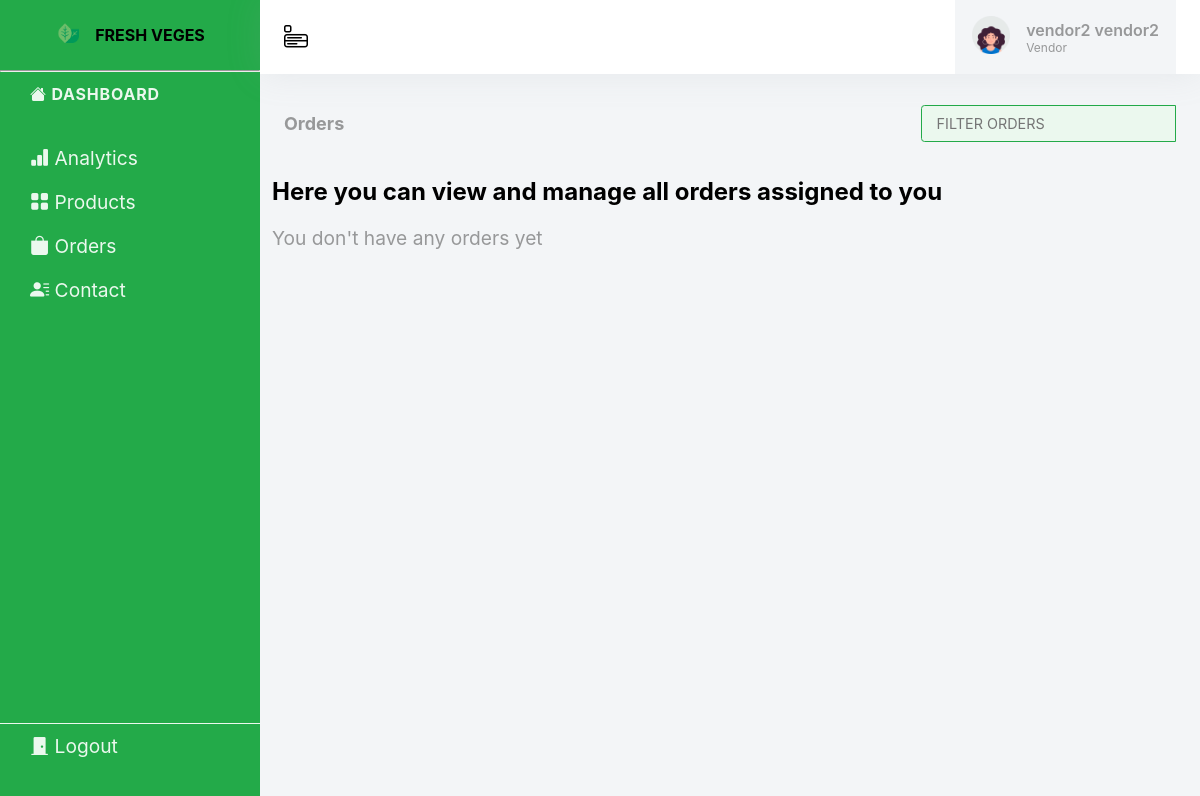
The app's page /vendor/orders (signed in), older data.
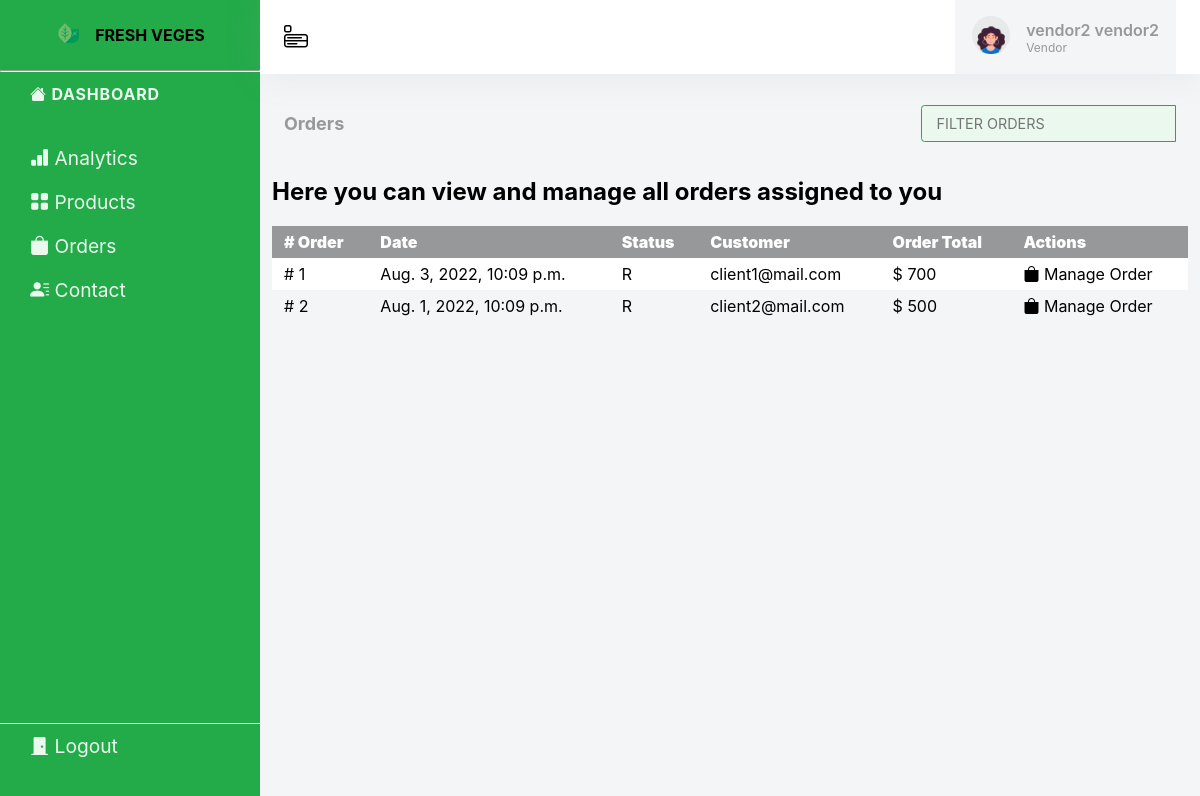
The same page, newer data.
### user/models.py (models this page shows, shortened)
class User(AbstractUser):
    first_name = models.CharField(max_length=30, blank=True, unique=False)
    last_name = models.CharField(max_length=30, blank=True, unique=False)
    email = models.EmailField(unique=True)
    phone_number = models.CharField(
        max_length=13, null=False, blank=False, unique=True)
    is_vendor = models.BooleanField(default=False, blank=True)
    username = None
    USERNAME_FIELD = "email"
    REQUIRED_FIELDS = ["phone_number"]
    objects = UserManager()

### order/models.py (models this page shows)
class Order(models.Model):
    customer = models.OneToOneField(Client, on_delete=models.CASCADE)
    status = models.CharField(
        max_length=1,
        choices=(
            ("R", "Received"),
            ("O", "In Progress"),
            ("C", "Cancelled"),
            ("F", "Fulfilled"),
        ),
        default="R",
        db_index=True
    )
    date = models.DateTimeField(verbose_name='creation date',auto_created=timezone.now())
    total = models.IntegerField()
    class Meta:
        verbose_name = 'order'
        verbose_name_plural = 'orders'
        ordering = ('-date',)

### client/models.py (models this page shows)
class Client(models.Model):
    user = models.OneToOneField(User, models.CASCADE)

### vendor/views.py (the view)
# urls.py: path("orders", dashboard_orders, name="orders"),
def dashboard_orders(request):
    vendor = get_object_or_404(Vendor, user=request.user)
    order_items = OrderItem.objects.all()
    orders = []
    for order_item in order_items:
        if order_item.product.vendor == vendor:
            if order_item.order not in orders:
                orders.append(order_item.order)
    return render(request, "vendor/dashboard-orders.html",
                  {"title": "Vendor dashboard orders", "orders": orders})

### templates/vendor/dashboard-orders.html
{% extends "base.html" %}
{% load static %}
{% block main %}
<main>
    <div class="page-title-box">
        <h4 class="page-title">Orders</h4>
        <div class="page-title-right">
            <div class="d-flex">
                <input type="search" class="form-control" name="filter-order" id="filter-order" placeholder="Filter Orders">
            </div>
        </div>
    </div>
    <div class="container">
            <h2>Here you can view and manage all orders assigned to you</h2>
        <br>
            {% if orders %}
        <table class="orders-table">
            <thead>
                <tr>
                    <th>
                        # Order
                </th>
                    <th>Date</th>
                    <th>Status</th>
                    <th>Customer</th>
                    <th>Order Total</th>
                    <th>Actions</th>
                </tr>
            </thead>
            <tbody>
                {% for order in orders %}
                <tr>
                    <td># {{order.id}} {{order.customer.first_name|capfirst}} {{order.customer.last_name|capfirst}}</td>
                    <td>{{order.date}}</td>
                    <td>{{order.status}}</td>
                    <td>{{order.customer.user.email}}</td>
                    <td>$ {{order.total}}</td>
                    <td>
                        <a href="{% url 'manage_orders' order.id%}"> <i class="bi bi-bag-fill"></i> Manage Order</a>
                    </td>
                </tr>
                {% endfor %}
            </tbody>
        </table>
            {% else %}
                <div class="alt-text">
                    <h4>
                        You don't have any orders yet
                    </h4>
                </div>
            {% endif %}
    </div>
</main>
{% endblock main %}

### templates/base.html (shortened to what this page needs)
{% load static %}
<!DOCTYPE html>
<html lang="en">
<head>
    <link rel="stylesheet" href="{% static '/css/styles.css'%}">
    <link rel="stylesheet" href="{% static '/css/main.css'%}">
    <link rel="stylesheet" href="https://cdn.jsdelivr.net/npm/bootstrap-icons@1.7.2/font/bootstrap-icons.css">
</head>
<body>
    <div class="leftside-menu">
        <span class="logo">
            <a href="main.html" class="logo-icon">
                <img src="{% static '/images/logo.png'%}" alt="">
            </a>
            <a href="text-label" class="logo-text">Fresh Veges</a>
        </span>
        <hr>
        <div class="menu-container">
            <ul class="side-nav-title">
                <ul class="side-nav">
                    <li class="side-nav-title side-nav-item">
                        <span><i class="bi bi-house-fill"></i></span>
                        <span>Dashboard</span>
                    </li>
                    <br>
                    <li class="side-nav-item menuitem-active">
                        <div>
                            <ul class="side-nav-second-level">
                                <li class="menuitem">
                                    <a href="{% url 'analytics'%}" class="active side-nav-link">
                                        <span>
                                            <i class="bi bi-bar-chart-fill"></i>
                                        </span>
                                        <span>Analytics</span>
                                    </a>
                                </li>
                                <li class="menuitem">
                                    <a href="{% url 'products'%}" class="side-nav-link">
                                        <span>
                                            <i class="bi bi-grid-fill"></i>
                                        </span>
                                        <span>Products</span>
                                    </a>
                                </li>
                                <li class="menuitem">
                                    <a href="{% url 'orders'%}" class="side-nav-link">
                                        <span>
                                            <i class="bi bi-bag-fill"></i>
                                        </span>
                                        <span>Orders</span>
                                    </a>
                                </li>
                            </ul>
                        </div>
                    </li>
                    <li class="menuitem">
                        <a href="{% url 'contact'%}" class="side-nav-link">
                            <span>
                                <i class="bi bi-person-lines-fill"></i>
                            </span>
                            <span>Contact</span>
                        </a>
                    </li>
                </ul>
                <ul class="side-nav bottom">
                    <li class="side-nav-item menuitem-active bottom">
                    <li class="menuitem">
                        <a href="{% url 'logout' %}" class="side-nav-link">
                            <span>
                                <i class="bi bi-door-closed-fill"></i>
                            </span>
                            <span>Logout</span>
                        </a>
                    </li>
                    </li>
                </ul>
            </ul>
        </div>
    </div>
    <div class="content-page">
        <nav>
            <div class="navbar-start">
                <i class="bi bi-menu-app"></i>
            </div>
            <div class="navbar-end">
                <a class="nav-link" href="#">
                    <span class="account-user-avatar">
                        <img src="{% static '/images/user.png'%}" alt="user-image" class="rounded-circle">
                    </span>
                    <span>
                        <span class="account-user-name">{{request.user.first_name}} {{request.user.last_name}}</span>
                        <span class="account-position">Vendor</span>
                    </span>
                </a>
            </div>
        </nav>
        {% block main %}
        {% endblock main %}
    </div>
</body>
</html>

### static/css/styles.css (style rules this page uses)
:root { --primaryColor: #23AA49; --gradientColor: #EBF8EE; --redColor: #FF324B; --secondaryColor: #979899; --whiteColor: #ffffff; --darkColor: #000000; --lightColor: #F3F5F7; --font-family: -apple-system, BlinkMacSystemFont, 'Segoe UI', Roboto, Oxygen, Ubuntu, Cantarell, 'Open Sans', 'Helvetica Neue', sans-serif; }
* { padding: 0; margin: 0; box-sizing: border-box; font-family: var(--font-family); }
ul { padding-left: 0; list-style-type: none; }
a { text-decoration: none; color: var(--color); }
img { width: 100%; height: auto; }
.leftside-menu { width: 260px; z-index: 10; background: var(--primaryColor); bottom: 0; position: fixed; top: 0; }
.logo { width: 100%; padding: 0 24px; height: 70px; display: flex; align-items: center; justify-content: center; gap: 1em; font-size: 1.0em; text-transform: uppercase; color: var(--gradientColor); font-weight: 700; }
.logo img { width: 24px; }
.leftside-menu hr { color: var(--gradientColor); }
.side-nav .side-nav-title { padding: 12px 30px; letter-spacing: .05em; pointer-events: none; cursor: default; font-size: 1.0em; text-transform: uppercase; color: var(--gradientColor); font-weight: 700; }
.side-nav .side-nav-link { color: var(--gradientColor); display: block; padding: 10px 30px; font-size: 1.2em; position: relative; -webkit-transition: all .4s; transition: all .4s; list-style: none; }
.side-nav-link { display: flex; align-items: center; justify-content: center; gap: 1em; }
.side-nav.bottom { position: absolute; bottom: 2em; width: 100%; border-top: 1px solid var(--gradientColor); }
.content-page { margin-left: 260px; overflow: hidden; padding: 70px 12px 65px; min-height: 100vh; background: var(--lightColor); }
.content-page nav { padding: 0 24px; background-color: var(--whiteColor); box-shadow: 0px 0px 35px 0px rgba(154, 161, 171, 0.15); min-height: 70px; position: fixed; left: 260px; top: 0; right: 0; z-index: 1001; display: flex; align-items: center; justify-content: space-between; }
.navbar-start { font-size: 24px; }
.navbar-end .nav-link { display: flex; align-items: center; justify-content: start; gap: 1em; background: var(--lightColor); border-left: 1px solid var(--lightColor); border-right: 1px solid var(--lightColor); padding: 1em; min-width: 200px; }
.navbar-end img { width: 2.4em; }
.navbar-end span :nth-child(2) { display: flex; align-items: flex-start; justify-content: center; flex-direction: column; text-transform: capitalize; }
.navbar-end .account-user-name { font-size: 16px; font-weight: 600; color: var(--secondaryColor); }
.navbar-end .account-position { font-size: 12px; font-weight: 400; color: var(--secondaryColor); }
.page-title-box { width: 100%; padding: 1em 12px; display: flex; align-items: center; justify-content: space-between; }
.page-title-box .page-title { font-size: 18px; margin: 0; line-height: 75px; overflow: hidden; white-space: nowrap; text-overflow: ellipsis; font-weight: 700; color: var(--secondaryColor); }
.page-title-box .page-title-right div { display: flex; gap: 1em; }
.form-control { position: relative; background-color: var(--gradientColor) !important; border-color: var(--gradientColor); color: var(--primaryColor); display: block; padding: .45rem .9rem; font-size: .9rem; font-weight: 400; line-height: 1.5; background-clip: padding-box; border: 1px solid var(--primaryColor); appearance: none; border-top-left-radius: .25em; border-bottom-left-radius: .25em; text-transform: uppercase; }

### static/css/main.css (style rules this page uses)
:root { --background: #23AA49; --color: #000000; --light: rgb(224, 224, 224); --font-family: -apple-system, BlinkMacSystemFont, 'Segoe UI', Roboto, Oxygen, Ubuntu, Cantarell, 'Open Sans', 'Helvetica Neue', sans-serif; }
* { padding: 0; margin: 0; box-sizing: border-box; font-family: var(--font-family); }
table.orders-table { border-collapse: collapse; width: 100%; }
table.orders-table th { font-weight: 900; color: #ffffff; background: var(--secondaryColor); }
table.orders-table th, table.orders-table td { text-align: left; padding: 6px 12px; display: table-cell; }
table.orders-table tr { margin-bottom: 0.5em; }
table.orders-table tr:nth-child(even) { background-color: var(--lightColor); }
tr:nth-child(odd) { background-color: var(--whiteColor); }

Row changes from the older to the newer data that the page shows:
added Order: id "1", date "Aug. 3, 2022, 10:09 p.m.", status "R", customer.user.email "client1@mail.com", total "700"
added Order: id "2", date "Aug. 1, 2022, 10:09 p.m.", status "R", customer.user.email "client2@mail.com", total "500"
Text that changed along with them:
text no longer shown: "You don't have any orders yet"
text now shown: "# Order Date Status Customer Order Total Actions"
